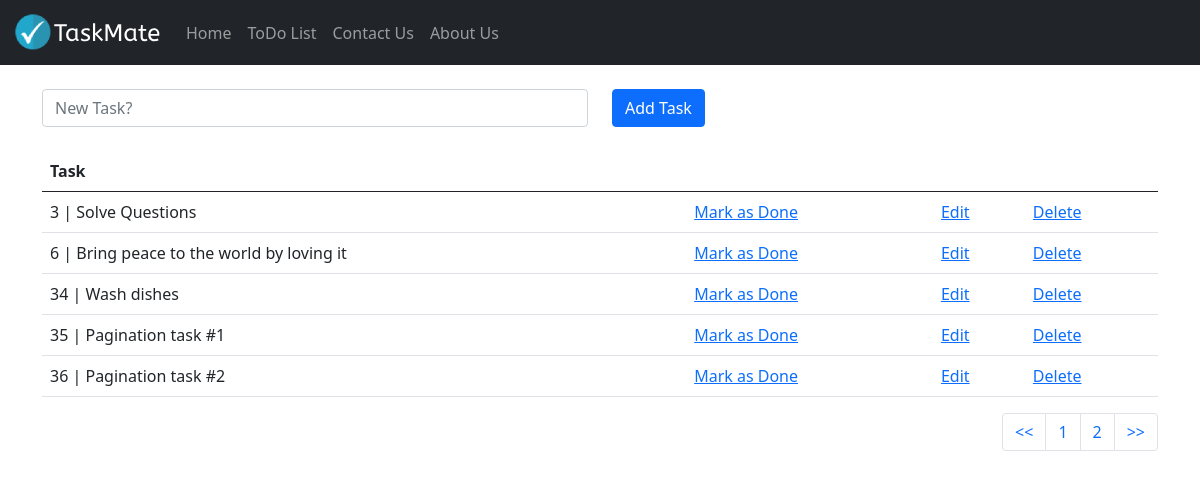
Page /task/ on the committed database.
### todolist/models.py (models this page shows, shortened)
class TaskList(models.Model):
    task = models.CharField(max_length=300)
    done = models.BooleanField(default=False)

### todolist/views.py (the view)
# urls.py: path('', views.landing_page, name='landing_page'),
def landing_page(request):
    if request.method == "POST":
        form = TaskForm(request.POST or None)
        if form.is_valid():
            form.save()
        messages.success(request, 'Task added successfully')
        return redirect('landing_page')
    else:
        all_tasks = TaskList.objects.all()
        paginator = Paginator(all_tasks, 5)
        page = request.GET.get('pg')
        all_tasks = paginator.get_page(page)
        return render(request, 'todolist.html', {'all_tasks': all_tasks})

### todolist/templates/todolist.html (shortened to what this page needs)
{% extends 'base.html' %}
{% block content %}
    <div class='container'>
    <br>
    <form method="POST">
        <div class="form-group">
            <div class="row">
                <div class="col">
                    <input type="text" class="form-control" name='task' placeholder="New Task?">
                </div>
                <div class="col">
                    <button type="submit" class="btn btn-primary">Add Task</button>
                </div>
            </div>
        </div>
    </form>
    <br>
    <table class="table">
        <thead class="table">
            <tr>
                <th scope="col">Task</th>
                <th scope="col"></th>
                <th scope="col"></th>
                <th scope="col"></th>
            </tr>
        </thead>
        <tbody>
        {% if all_tasks %}
            {% for obj in all_tasks %}
                {% if obj.done %}
                    <tr class="table-success">
                        <td>{{ obj.id }} | {{ obj.task }}</td>
                        <td>Completed! <a href="{% url 'change_status' obj.id %}">Unmark?</a></td>
                        <td><a href="{% url 'edit_task' obj.id %}">Edit</a></td>
                        <td><a href="{% url 'delete_task' obj.id %}">Delete</a></td>
                    </tr>
                {% else %}
                    <tr>
                        <td>{{ obj.id }} | {{ obj.task }}</td>
                        <td><a href="{% url 'change_status' obj.id %}">Mark as Done</a></td>
                        <td><a href="{% url 'edit_task' obj.id %}">Edit</a></td>
                        <td><a href="{% url 'delete_task' obj.id %}">Delete</a></td>
                    </tr>
                {% endif %}
            {% endfor %}
        {% endif %}
        </tbody>
    </table>
    <nav aria-label="Page navigation example">
        <ul class="pagination justify-content-end">
            <li class="page-item"><a class="page-link" href="?pg=1"><<</a></li>
            <li class="page-item"><a class="page-link" href="?pg={{ all_tasks.number }}">{{ all_tasks.number }}</a></li>
            {% if all_tasks.has_next %}
                <li class="page-item"><a class="page-link" href="?pg={{ all_tasks.next_page_number }}">{{ all_tasks.next_page_number }}</a></li>
            {% endif %}
            <li class="page-item"><a class="page-link" href="?pg={{ all_tasks.paginator.num_pages }}">>></a></li>
        </ul>
    </nav>
</div>
{% endblock content %}

### rows in the picture
TaskList: id "3", task "Solve Questions"
TaskList: id "6", task "Bring peace to the world by loving it"
TaskList: id "34", task "Wash dishes"
TaskList: id "35", task "Pagination task #1"
TaskList: id "36", task "Pagination task #2"

### other values in the picture
{{ all_tasks.number }} "1"
{{ all_tasks.next_page_number }} "2"
